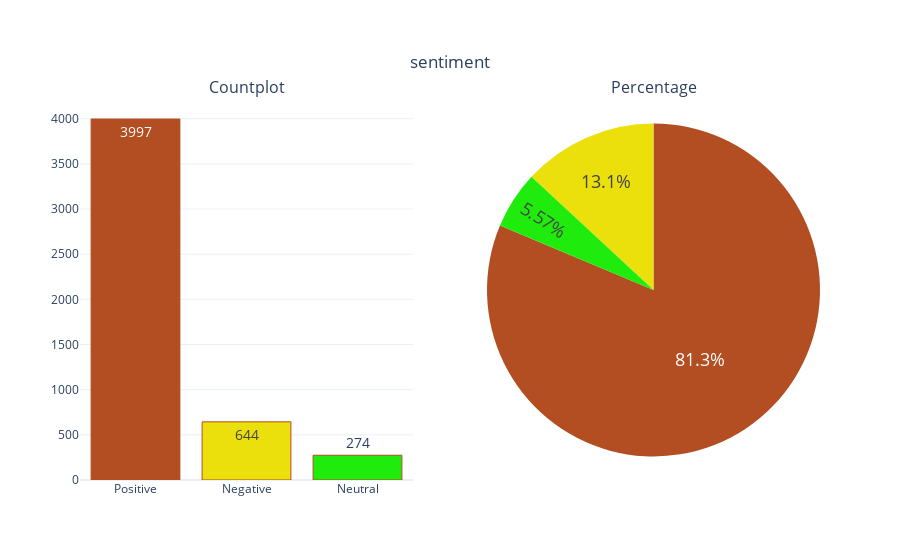

Notebook code cell kept with this figure:
### Code cell
categorical_variable(ds,'sentiment')

### Figure 1 — Plotly figure (JSON) as saved in the notebook; plotly's stock layout.template omitted (floating-point values rounded to 4 significant figures)
{"data": [{"marker": {"color": ["#B34D22", "#EBE00C", "#1FEB0C", "#0C92EB", "#EB0CD5"], "line": {"color": "#B34D22", "width": 1}}, "name": "sentiment", "showlegend": false, "text": ["3997", "644", "274"], "textfont": {"size": 14}, "textposition": "auto", "type": "bar", "x": ["Positive", "Negative", "Neutral"], "xaxis": "x", "y": [3997, 644, 274], "yaxis": "y"}, {"domain": {"x": [0.55, 1], "y": [0, 1]}, "labels": ["Positive", "Negative", "Neutral"], "marker": {"colors": ["#B34D22", "#EBE00C", "#1FEB0C", "#0C92EB", "#EB0CD5"]}, "name": "sentiment", "showlegend": false, "textfont": {"size": 18}, "textposition": "auto", "type": "pie", "values": [3997, 644, 274]}], "layout": {"annotations": [{"font": {"size": 16}, "showarrow": false, "text": "Countplot", "x": 0.225, "xanchor": "center", "xref": "paper", "y": 1, "yanchor": "bottom", "yref": "paper"}, {"font": {"size": 16}, "showarrow": false, "text": "Percentage", "x": 0.775, "xanchor": "center", "xref": "paper", "y": 1, "yanchor": "bottom", "yref": "paper"}], "autosize": true, "title": {"text": "sentiment", "x": 0.5, "xanchor": "center", "y": 0.9, "yanchor": "top"}, "xaxis": {"anchor": "y", "autorange": true, "domain": [0, 0.45], "range": [-0.5, 2.5], "type": "category"}, "yaxis": {"anchor": "x", "autorange": true, "domain": [0, 1], "range": [0, 4207.0], "type": "linear"}}}
